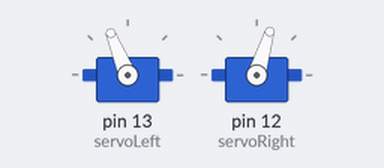
Bench run of a sketch on a simulated Arduino Uno, built with avr-gcc and run on an emulated ATmega328P. On the bench: 2 × servo.

Above: at 0.05 s.
At 3.5 s:
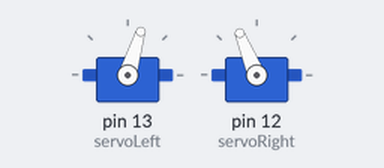
At 7.0 s:
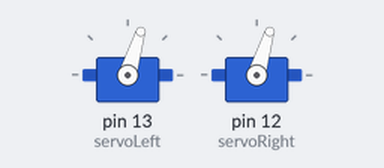
Timing chart, 0 to 9.1 s (numbered marks = the images above):
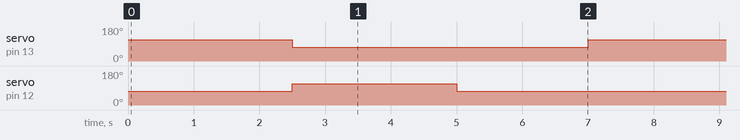

Measured:
- by itself, servo on pin 13 (servoLeft), servo on pin 12 (servoRight): alternates 112° for 2.5 s and 73° for 4.5 s

The sketch:

sample.ino.ino
```cpp
/*
Robotics with the BOE Shield – ServosOppositeDirections
Generate a servo full speed counterclockwise signal with pin 13 and
full speed clockwise signal with pin 12.
*/

#include <Servo.h>                           // Include servo library

Servo servoLeft;                             // Declare left servo signal
Servo servoRight;                            // Declare right servo signal

void setup()                                 // Built in initialization block
{
 servoLeft.attach(13);                      // Attach left signal to pin 13
 servoRight.attach(12);                     // Attach right signal to pin 12
}

void loop()                                  // Main loop auto-repeats
{
 servoLeft.writeMicroseconds(1700);         // 1.7 ms -> counterclockwise
 servoRight.writeMicroseconds(1300);        // 1.3 ms -> clockwise
 delay(2500);                               // move forward

 servoLeft.writeMicroseconds(1300);         // 1.7 ms -> counterclockwise
 servoRight.writeMicroseconds(1700);        // 1.3 ms -> clockwise
 delay(2500); //  turn all around
 servoLeft.writeMicroseconds(1300);         // 1.7 ms -> counterclockwise
 servoRight.writeMicroseconds(1300);        // 1.3 ms -> clockwise
 delay(2000); // move backward
}
```
